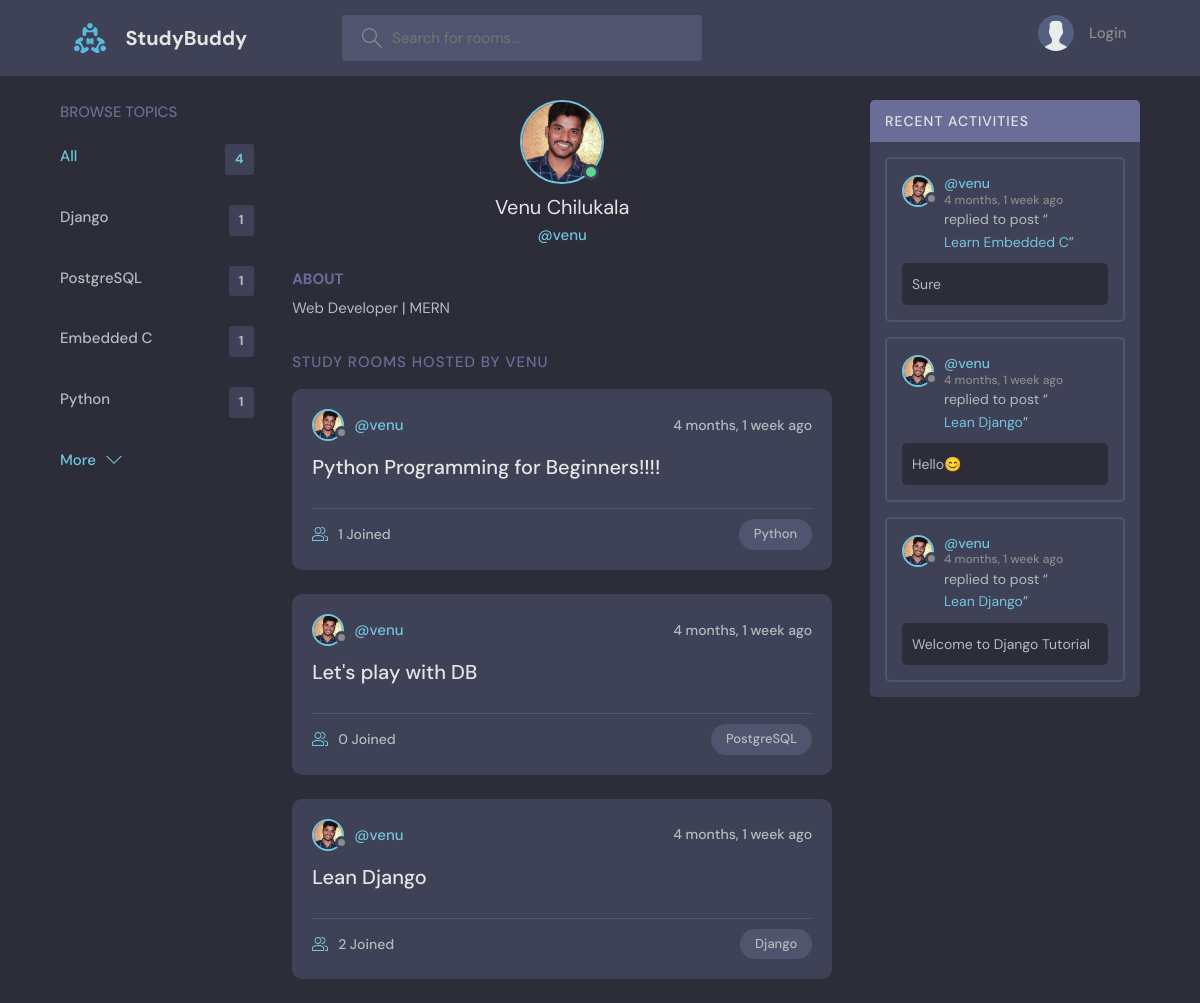
The app's page /profile/1/, older data.
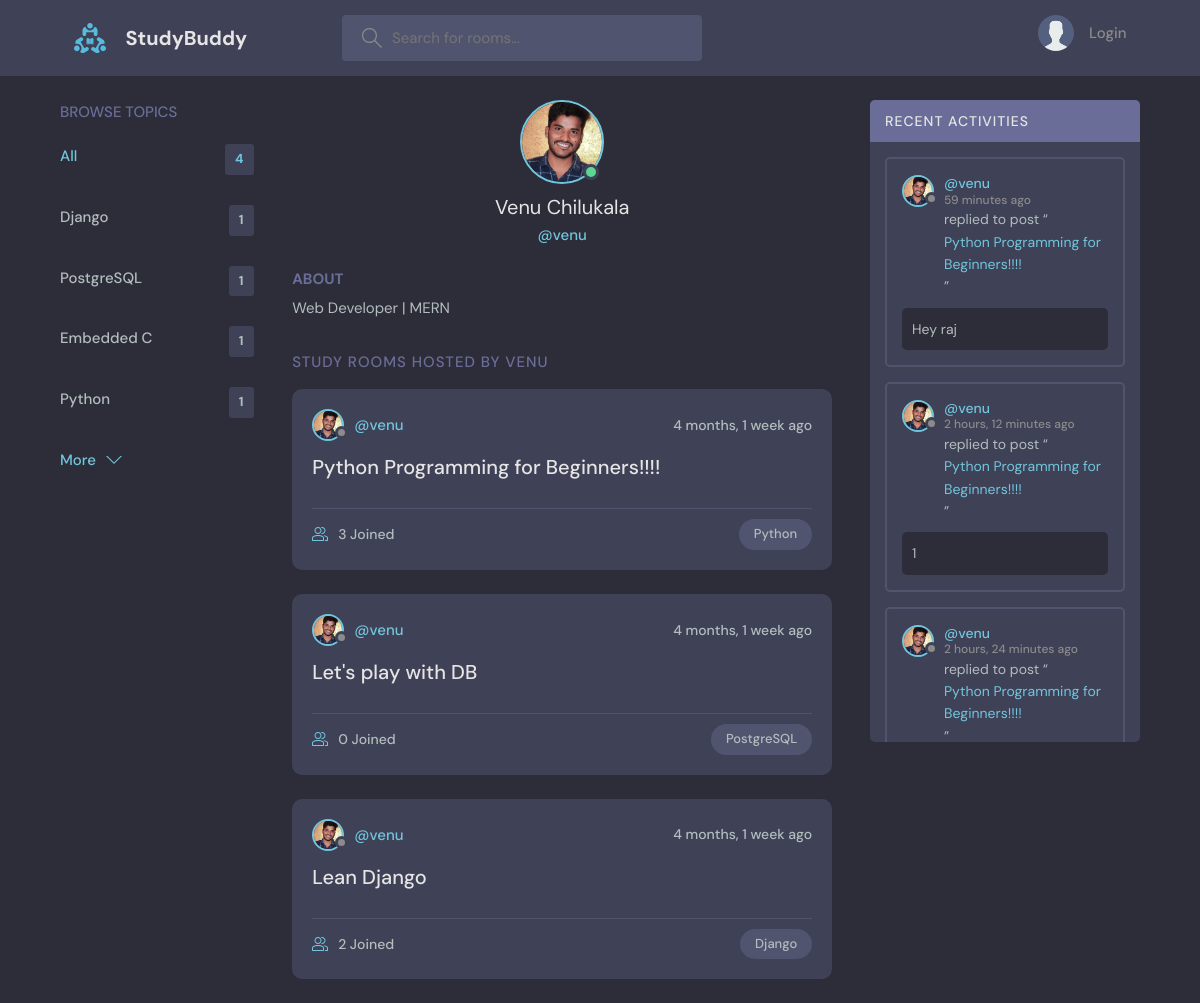
The same page, newer data.
### base/models.py (models this page shows, shortened)
class Topic(models.Model):
    name =models.CharField(max_length=200)

class User(AbstractUser):
    name = models.CharField(max_length=200, null=True)
    email = models.EmailField(unique=True, null=True)
    bio = models.TextField(null=True)
    avatar = ResizedImageField(size=[600, 600], quality=85, null=True, default="avatar.svg")
    USERNAME_FIELD = 'email'
    REQUIRED_FIELDS = ['username'] #For createsuperuser using username

class Room(models.Model):
    host = models.ForeignKey(User, on_delete=models.SET_NULL, null=True)
    topic = models.ForeignKey(Topic, on_delete=models.SET_NULL, null=True)
    name = models.CharField(max_length=200)
    description = models.TextField(null=True, blank=True)
    participants = models.ManyToManyField(User, related_name='participants', blank=True)
    updated = models.DateTimeField(auto_now=True)
    created = models.DateTimeField(auto_now_add=True)
    class Meta:
        ordering = ['-updated', '-created']
    def __str__(self):
        return self.name

class Message(models.Model):
    user = models.ForeignKey(User, on_delete=models.CASCADE)
    room = models.ForeignKey(Room, on_delete=models.CASCADE)
    body = models.TextField()
    updated = models.DateTimeField(auto_now=True)
    created = models.DateTimeField(auto_now_add=True)
    class Meta:
        ordering = ['-updated', '-created']
    def __str__(self):
        return self.body[0:50]

### base/views.py (the view)
# urls.py: path('profile/<str:pk>/', views.userProfile, name='user-profile'),
def userProfile(request, pk):
    user = User.objects.get(id=pk)
    rooms = user.room_set.all()
    room_messages = user.message_set.all()
    topics = Topic.objects.all()
    context = {'user' : user, 'rooms': rooms, 'room_messages': room_messages, 'topics': topics}
    return render(request, 'base/profile.html', context)

### base/templates/base/profile.html (shortened to what this page needs)
{% extends 'main.html' %}
{% block content %}
  <main class="profile-page layout layout--3">
    <div class="container">
      {% include 'base/components/topics_component.html' %}
      <div class="roomList">
        <div class="profile">
          <div class="profile__avatar">
            <div class="avatar avatar--large active">
              <img src="{{user.avatar.url}}" />
            </div>
          </div>
          <div class="profile__info">
            <h3>{{user.name}}</h3>
            <p>@{{user.username}}</p>
          </div>
          <div class="profile__about">
            <h3>About</h3>
            <p>
              {{user.bio}}
            </p>
          </div>
        </div>
        <div class="roomList__header">
          <div>
            <h2>Study Rooms Hosted by {{user.username.title}}</a>
            </h2>
          </div>
        </div>
        {% include 'base/components/feed_component.html' %}
      </div>
      {% include 'base/components/activity_component.html' %}
    </div>
  </main>
{% endblock %}

### templates/main.html (shortened to what this page needs)
<!DOCTYPE html>
{% load static %}
<html lang="en">
  <head>
    <link rel="stylesheet" href="{% static 'styles/style.css' %}" />
  </head>
  <body>
    {% include 'navbar.html' %}
    {% block content %}
    {% endblock %}
  </body>
</html>

### templates/navbar.html (shortened to what this page needs)
{% load static %}
<header class="header header--loggedIn">
    <div class="container">
        <a href="{% url 'home' %}" class="header__logo">
            <img src="{% static 'images/logo.svg' %}" />
            <h1>StudyBuddy</h1>
        </a>
        <form class="header__search" method="GET" action="{% url 'home' %}">
            <label>
                <input type="text" name="q" placeholder="Search for rooms..." />
            </label>
        </form>
        <nav class="header__menu">
            {% if request.user.is_authenticated %}
            <div class="header__user">
                <a href="{% url 'update-user' %}">
                    <div class="avatar avatar--medium active">
                        <img src="{{request.user.avatar.url}}" />
                    </div>
                    <p>{{request.user.name}} <span>@{{request.user.username}}</span></p>
                </a>
                <button class="dropdown-button">
                    <svg version="1.1" xmlns="http://www.w3.org/2000/svg" width="32" height="32" viewBox="0 0 32 32">
                        <title>chevron-down</title>
                        <path d="M16 21l-13-13h-3l16 16 16-16h-3l-13 13z"></path>
                    </svg>
                </button>
            </div>
            {% else %}
            <a href="{% url 'login' %}">
                <img src="{% static 'images/avatar.svg' %}" />
                <p>Login</p>
            </a>
            {% endif %}
        </nav>
    </div>
</header>

### base/templates/base/components/topics_component.html
<div class="topics">
    <div class="topics__header">
        <h2>Browse Topics</h2>
    </div>
    <ul class="topics__list">
        <li>
            <a href="{% url 'home' %}" class="active">All <span>{{topics.count}}</span></a>
        </li>
        {% for topic in topics|slice:":5" %}
        <li>
            <a href="{% url 'home' %}?q={{topic.name}}">{{topic.name}} <span>{{topic.room_set.all.count}}</span></a>
        </li>
        {% endfor %}
    </ul>
    <a class="btn btn--link" href="{% url 'topics' %}">
        More
        <svg version="1.1" xmlns="http://www.w3.org/2000/svg" width="32" height="32" viewBox="0 0 32 32">
            <title>chevron-down</title>
            <path d="M16 21l-13-13h-3l16 16 16-16h-3l-13 13z"></path>
        </svg>
    </a>
</div>

### base/templates/base/components/feed_component.html (shortened to what this page needs)
{% if rooms %}
{% for room in rooms %}
<div class="roomListRoom">
    <div class="roomListRoom__header">
        <a href="{% url 'user-profile' room.host.id %}" class="roomListRoom__author">
            <div class="avatar avatar--small">
                <img src="{{room.host.avatar.url}}" />
            </div>
            <span>@{{room.host.username}}</span>
        </a>
        <div class="roomListRoom__actions">
            <span>{{room.created | timesince}} ago</span>
        </div>
    </div>
    <div class="roomListRoom__content">
        <a href="{% url 'room' room.id %}">{{room.name}}</a>
    </div>
    <div class="roomListRoom__meta">
        <a href="{% url 'room' room.id %}" class="roomListRoom__joined">
            {{room.participants.all.count}} Joined
        </a>
        <p class="roomListRoom__topic">{{room.topic.name}}</p>
    </div>
</div>
{% endfor %}
{% else %}
<h3 style="text-align: center;">No rooms available</h3>
{% endif %}

### base/templates/base/components/activity_component.html (shortened to what this page needs)
<div class="activities ">
  <div class="activities__header">
    <h2>Recent Activities</h2>
  </div>
  <div class="layout__scroll">
  {% for message in room_messages %}
  <div class="activities__box">
    <div class="activities__boxHeader roomListRoom__header">
      <a href="{% url 'user-profile' message.user.id %}" class="roomListRoom__author">
        <div class="avatar avatar--small">
          <img src="{{message.user.avatar.url}}" />
        </div>
        <p>
          @{{message.user.username}}
          <span>{{message.created | timesince}} ago</span>
        </p>
      </a>
    </div>
    <div class="activities__boxContent">
      <p>replied to post “<a href="{% url 'room' message.room.id %}">{{message.room}}</a>”</p>
      <div class="activities__boxRoomContent">
        {{message}}
      </div>
    </div>
  </div>
  {% endfor %}
</div>
</div>

Row changes from the older to the newer data that the page shows:
no longer on this page (row unchanged): Message: user.avatar (picture), user.username "venu", created "4 months, 1 week", room "Learn Embedded C", body "Sure"
no longer on this page (row unchanged): Message: user.avatar (picture), user.username "venu", created "4 months, 1 week", room "Lean Django", body "Hello😊"
no longer on this page (row unchanged): Message: user.avatar (picture), user.username "venu", created "4 months, 1 week", room "Lean Django", body "Welcome to Django Tutorial"
computed for Room "Python Programming for Beginners!!!!": participants.all.count "1" → "3"
added Message: user.avatar (picture), user.username "venu", created "59 minutes", room "Python Programming for Beginners!!!!", body "Hey raj"
added Message: user.avatar (picture), user.username "venu", created "2 hours, 12 minutes", room "Python Programming for Beginners!!!!", body "1"
added Message: user.avatar (picture), user.username "venu", created "2 hours, 24 minutes", room "Python Programming for Beginners!!!!"
